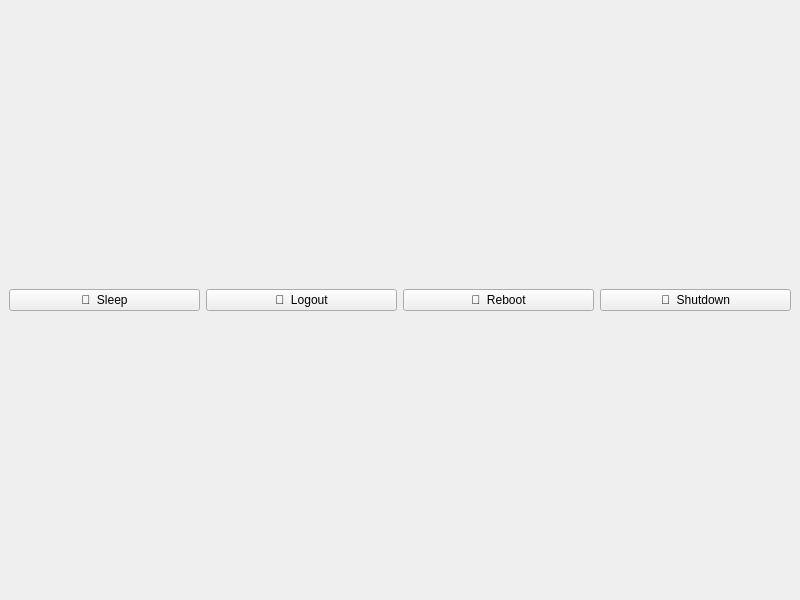
<?xml version="1.0" encoding="UTF-8"?>
<ui version="4.0">
 <class>MainWindow</class>
 <widget class="QMainWindow" name="MainWindow">
  <property name="geometry">
   <rect>
    <x>0</x>
    <y>0</y>
    <width>800</width>
    <height>600</height>
   </rect>
  </property>
  <property name="windowTitle">
   <string>VSPowerMenu</string>
  </property>
  <property name="locale">
   <locale language="English" country="UnitedStates"/>
  </property>
  <widget class="QWidget" name="centralwidget">
   <layout class="QHBoxLayout" name="horizontalLayout_2">
    <item>
     <widget class="QPushButton" name="sleepButton">
      <property name="text">
       <string>  Sleep</string>
      </property>
     </widget>
    </item>
    <item>
     <widget class="QPushButton" name="logoutButton">
      <property name="text">
       <string>  Logout</string>
      </property>
     </widget>
    </item>
    <item>
     <widget class="QPushButton" name="rebootButton">
      <property name="text">
       <string>  Reboot</string>
      </property>
     </widget>
    </item>
    <item>
     <widget class="QPushButton" name="shutdownButton">
      <property name="text">
       <string>  Shutdown</string>
      </property>
     </widget>
    </item>
   </layout>
  </widget>
 </widget>
 <resources/>
 <connections/>
</ui>
